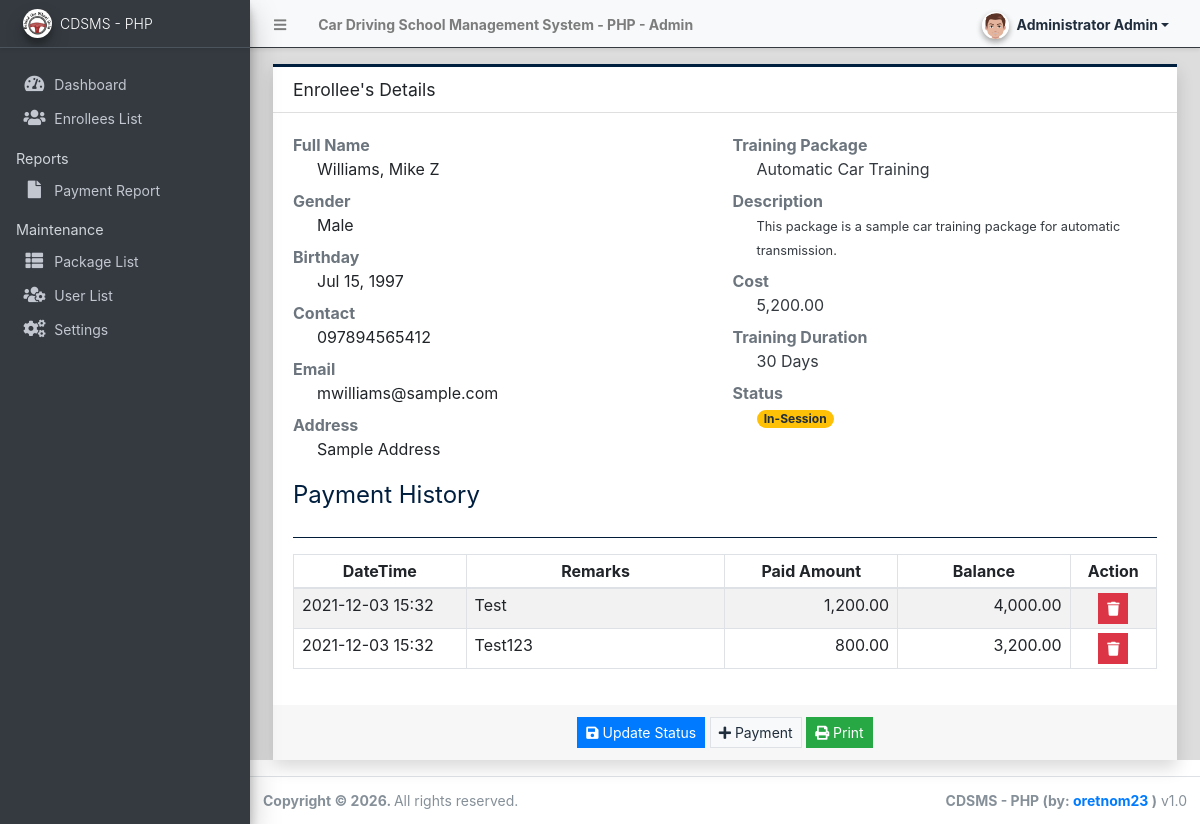
/admin/index.php?page=enrollees/view_details&id=3 (signed in), run on the app's committed database.
### tables this page shows
CREATE TABLE IF NOT EXISTS `payment_list` (
  `id` int(11) NOT NULL AUTO_INCREMENT,
  `enrollee_id` int(11) NOT NULL,
  `amount` float NOT NULL DEFAULT 0,
  `remarks` text DEFAULT NULL,
  `date_created` datetime NOT NULL DEFAULT CURRENT_TIMESTAMP,
  PRIMARY KEY (`id`)
);

### admin/enrollees/view_details.php (the view, shortened to what this page needs)
<?php
$balance = isset($cost) ? $cost: 0;
?>
<div class="container-fluid">
    <div class="card card-outline card-navy rounded-0 shadow">
        <div class="card-header rounded-0">
            <h5 class="card-title">Enrollee's Details</h5>
        </div>
        <div class="card-body rounded-0">
            <div id="outprint">
            <div class="row">
                <div class="col-md-6">
                    <dl>
                        <dt class="text-muted">Full Name</dt>
                        <dd class='pl-4 fs-4 fw-bold'><?= isset($fullname) ? $fullname : '' ?></dd>
                        <dt class="text-muted">Gender</dt>
                        <dd class='pl-4 fs-4 fw-bold'><?= isset($gender) ? $gender : '' ?></dd>
                        <dt class="text-muted">Birthday</dt>
                        <dd class='pl-4 fs-4 fw-bold'><?= isset($dob) ? date("M d, Y",strtotime($dob)) : '' ?></dd>
                        <dt class="text-muted">Contact</dt>
                        <dd class='pl-4 fs-4 fw-bold'><?= isset($contact) ? $contact : '' ?></dd>
                        <dt class="text-muted">Email</dt>
                        <dd class='pl-4 fs-4 fw-bold'><?= isset($email) ? $email : '' ?></dd>
                        <dt class="text-muted">Address</dt>
                        <dd class='pl-4 fs-4 fw-bold'><?= isset($address) ? $address : '' ?></dd>
                    </dl>
                </div>
                <div class="col-md-6">
                    <dl>
                        <dt class="text-muted">Training Package</dt>
                        <dd class='pl-4 text-dark'><?= isset($name) ? $name : '' ?></dd>
                        <dt class="text-muted">Description</dt>
                        <dd class='pl-4 text-dark'>
                            <p class="m-0"><small><?= isset($description) ? $description : '' ?></small></p>
                        </dd>
                        <dt class="text-muted">Cost</dt>
                        <dd class='pl-4 text-dark'><?= isset($cost) ? number_format($cost,2) : '0.00' ?></dd>
                        <dt class="text-muted">Training Duration</dt>
                        <dd class='pl-4 text-dark'><?= isset($training_duration) ? $training_duration : '' ?></dd>
                        <dt class="text-muted">Status</dt>
                        <dd class='pl-4 text-dark'>
                            <?php
                            if(isset($status)):
                                switch($status){
                                    case '2':
                                        echo "<span class='badge badge-warning badge-pill'>In-Session</span>";
                                        break;
                                }
                            endif;
                            ?>
                        </dd>
                    </dl>
                </div>
            </div>
            <?php if(in_array($status,range(1,3))): ?>
                <fieldset>
                    <legend class="text-navy">Payment History</legend>
                    <hr class="bg-navy border-navy">
                    <table class="table table-hover table-striped table-bordered" id="payment-list">
                        <colgroup>
                            <col width="20%">
                            <col width="30%">
                            <col width="20%">
                            <col width="20%">
                            <col width="10%">
                        </colgroup>
                        <thead>
                            <tr>
                                <th class="text-center py-1">DateTime</th>
                                <th class="text-center py-1">Remarks</th>
                                <th class="text-center py-1">Paid Amount</th>
                                <th class="text-center py-1">Balance</th>
                                <th class="text-center py-1">Action</th>
                            </tr>
                        </thead>
                        <tbody>
                            <?php
                            $payments = ($conn && $conn instanceof mysqli && isset($id)) ? $conn->query("SELECT * FROM `payment_list` where enrollee_id ='{$id}' order by unix_timestamp(date_created) asc ") : false;
                            if($payments && $payments instanceof mysqli_result):
                            while($row=$payments->fetch_assoc()):
                                $balance -= $row['amount'];
                            ?>
                            <tr>
                                <td class="py-1 px-2"><?= date("Y-m-d H:i",strtotime($row['date_created'])) ?></td>
                                <td class="py-1 px-2"><?= ($row['remarks']) ?></td>
                                <td class="py-1 px-2 text-right"><?= number_format($row['amount'],2) ?></td>
                                <td class="py-1 px-2 text-right"><?= number_format($balance,2) ?></td>
                                <td class="py-1 px-2 text-center">
                                    <button class="btn btn-sm btn-flat btn-danger delete_payment" data-id="<?= $row['id'] ?>"><i class="fa fa-trash"></i></button>
                                </td>
                            </tr>
                            <?php endwhile; endif; ?>
                        </tbody>
                    </table>
                </fieldset>
            <?php endif; ?>
            </div>
        </div>
        <div class="card-footer rounded-0 text-center">
                <button class="btn btn-sm btn-primary btn-flat" type="button" id="update_status"><i class="fa fa-save"></i> Update Status</button>
                <button class="btn btn-sm btn-light border btn-flat" type="button" id="payment"><i class="fa fa-plus"></i> Payment</button>
                <button class="btn btn-sm btn-success btn-flat" type="button" id="print"><i class="fa fa-print"></i> Print</button>
        </div>
    </div>
</div>

### data on the page
payment_list: date_created "2021-12-03 15:32", remarks "Test", amount "1,200.00", balance "4,000.00"
payment_list: date_created "2021-12-03 15:32", remarks "Test123", amount "800.00", balance "3,200.00"

### other printed values
$_settings->info('name') "Car Driving School Management System - PHP"
$_settings->userdata('firstname').' '.$_settings->userdata('lastname') "Administrator Admin"
$_settings->info('short_name') "CDSMS - PHP"
$fullname "Williams, Mike Z"
$gender "Male"
date("M d, Y",strtotime($dob)) "Jul 15, 1997"
$contact "097894565412"
$email "mwilliams@sample.com"
$address "Sample Address"
$name "Automatic Car Training"
$description "This package is a sample car training package for automatic transmission."
$cost "5,200.00"
$training_duration "30 Days"
